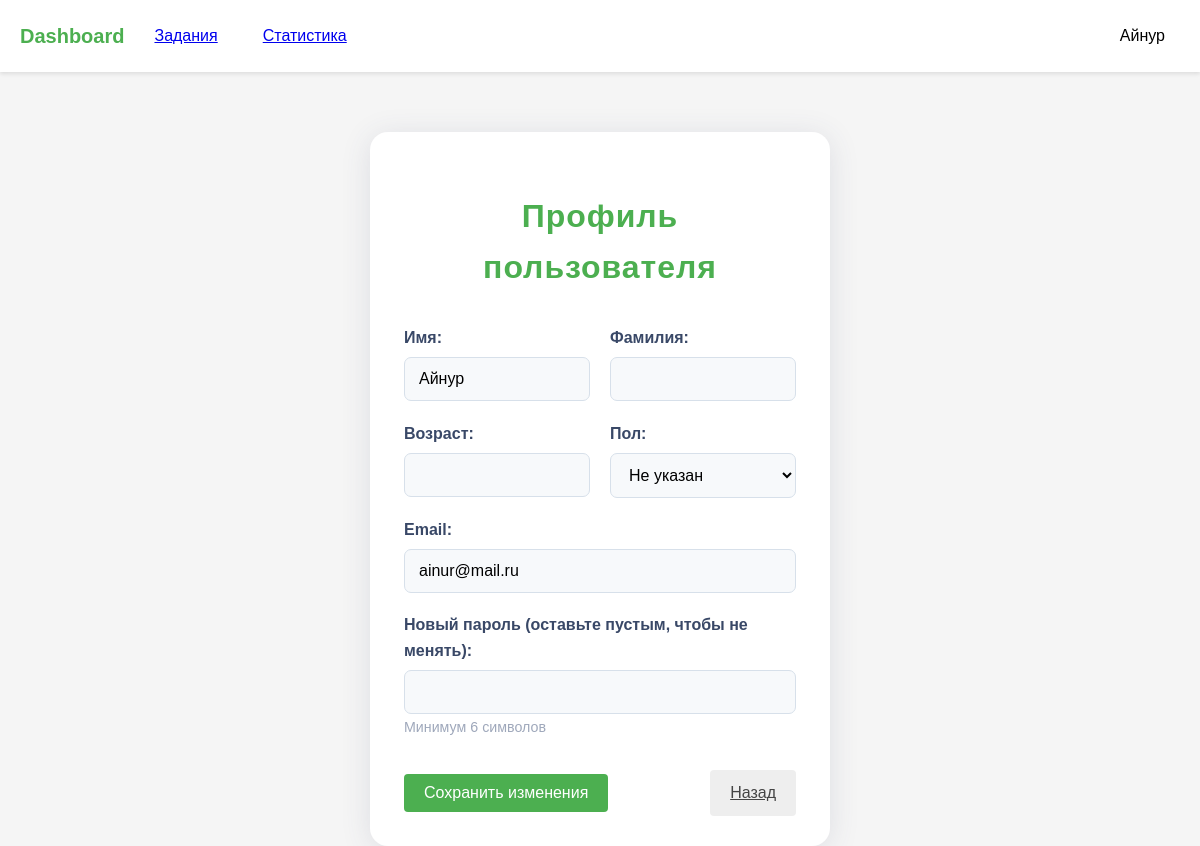
Page /profile (signed in) on the earlier database version.
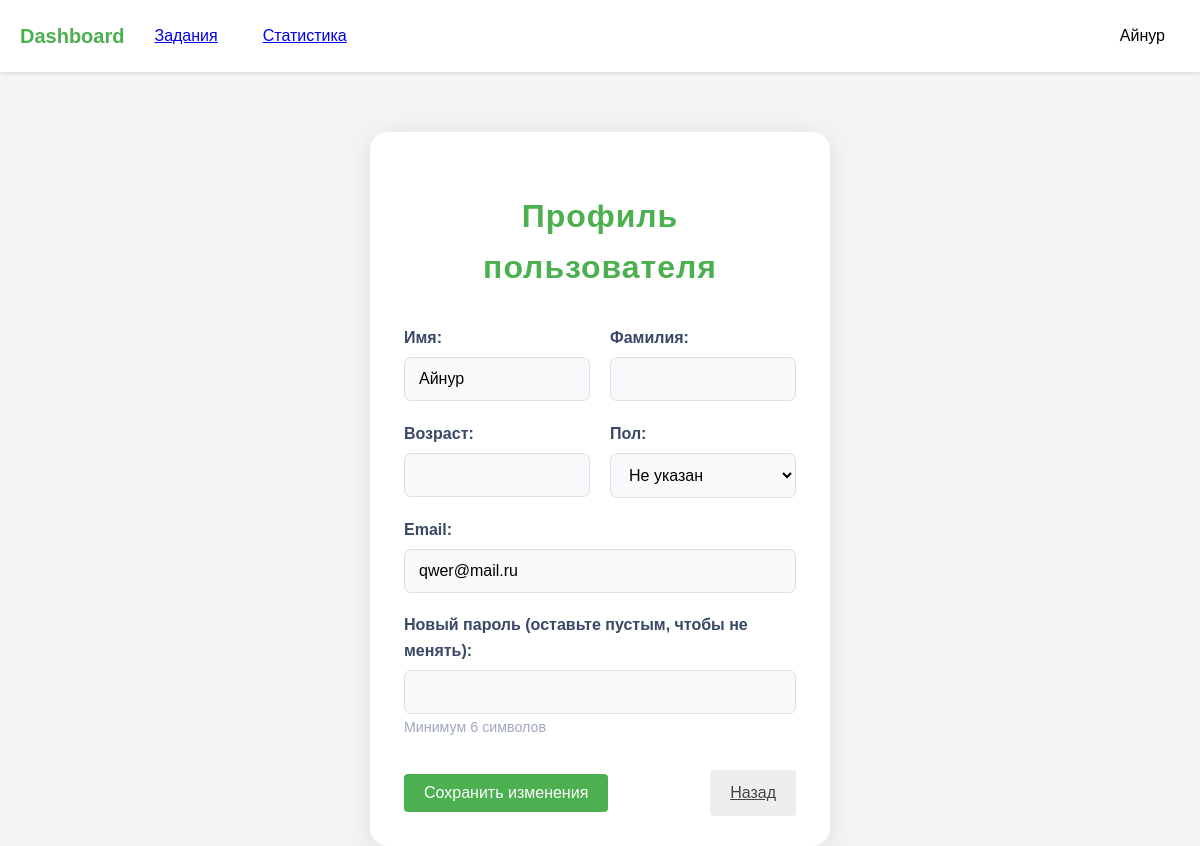
Same page on the later database version.
### models.py (models this page shows)
class User(UserMixin, db.Model):
    id = db.Column(db.Integer, primary_key=True)
    name = db.Column(db.String(150))
    email = db.Column(db.String(150), unique=True)
    password = db.Column(db.String(150))
    role = db.Column(db.String(50))  # 'student' or 'teacher'
    group = db.Column(db.String(50))
    first_name = db.Column(db.String(150))
    last_name = db.Column(db.String(150))
    age = db.Column(db.Integer)
    gender = db.Column(db.String(10))  # 'male', 'female', 'other'
    students = db.relationship(
        'User',
        secondary=teacher_student,
        primaryjoin=(id == teacher_student.c.teacher_id),
        secondaryjoin=(id == teacher_student.c.student_id),
        backref=db.backref('teachers', lazy='dynamic'),
        lazy='dynamic'
    )

### main.py (the view, shortened to what this page needs)
@main.route('/profile', methods=['GET', 'POST'])
@login_required
def profile():
    return render_template('profile.html', user=current_user)

### app.py (called while the page is built)
def create_app():
    app = Flask(__name__)
    app.config['SECRET_KEY'] = 'your_secret_key'
    app.config['SQLALCHEMY_DATABASE_URI'] = 'sqlite:///data.db'
    app.config['SQLALCHEMY_TRACK_MODIFICATIONS'] = False
    app.config['TEMPLATES_AUTO_RELOAD'] = True
    db.init_app(app)
    login_manager.init_app(app)
    login_manager.login_view = 'auth.login'
    from models import User
    @login_manager.user_loader
    def load_user(user_id):
        return User.query.get(int(user_id))
    from auth import auth as auth_blueprint
    app.register_blueprint(auth_blueprint)
    from main import main as main_blueprint
    app.register_blueprint(main_blueprint)
    return app

### templates/profile.html (shortened to what this page needs)
{% extends "base.html" %}
{% block content %}
<div class="profile-card">
    <h1>Профиль пользователя</h1>
    <form method="POST" class="profile-form">
        <div class="form-row">
            <div class="form-group">
                <label for="name">Имя:</label>
                <input type="text" id="name" name="name"
                       value="{{ user.name or '' }}" class="form-input">
            </div>
            <div class="form-group">
                <label for="last_name">Фамилия:</label>
                <input type="text" id="last_name" name="last_name"
                       value="{{ user.last_name or '' }}" class="form-input">
            </div>
        </div>
        <div class="form-row">
            <div class="form-group">
                <label for="age">Возраст:</label>
                <input type="number" id="age" name="age"
                       value="{{ user.age or '' }}" min="1" max="120" class="form-input">
            </div>
            <div class="form-group">
                <label for="gender">Пол:</label>
                <select id="gender" name="gender" class="form-input">
                    <option value="">Не указан</option>
                </select>
            </div>
        </div>
        <div class="form-group">
            <label for="email">Email:</label>
            <input type="email" id="email" name="email"
                   value="{{ user.email }}" required class="form-input">
        </div>
        <div class="form-group">
            <label for="password">Новый пароль (оставьте пустым, чтобы не менять):</label>
            <input type="password" id="password" name="password" class="form-input">
            <small class="form-hint">Минимум 6 символов</small>
        </div>
        <div class="form-actions">
            <button type="submit" class="btn btn-primary">Сохранить изменения</button>
            <a href="{{ url_for('main.dashboard') }}" class="btn btn-secondary">Назад</a>
        </div>
    </form>
</div>
{% endblock %}

### templates/base.html (shortened to what this page needs)
<!DOCTYPE html>
<html lang="ru">
<head>
    <link rel="stylesheet" href="../static/style.css">
</head>
<body>
    <header class="header">
        <nav class="navbar">
            <div class="nav-left">
                <a href="{{ url_for('main.dashboard') }}" class="logo">Dashboard</a>
                {% if current_user.is_authenticated %}
                    {% if current_user.role == 'teacher' %}
                        <a href="{{ url_for('main.create_assignment') }}" class="nav-btn">Задания</a>
                    {% else %}
                        <a href="{{ url_for('main.assignments_list') }}" class="nav-btn">Задания</a>
                    {% endif %}
                    <a href="{{ url_for('main.statistics') }}" class="nav-btn">Статистика</a>
                {% endif %}
            </div>
            <div class="nav-right">
                {% if current_user.is_authenticated %}
                <div class="profile-dropdown">
                    <button class="nav-btn profile-btn">{{ current_user.name }}{% if current_user.last_name %} {{ current_user.last_name }}{% endif %}</button>
                </div>
                {% else %}
                <a href="{{ url_for('auth.login') }}" class="nav-btn">Вход</a>
                {% endif %}
            </div>
        </nav>
    </header>
    <main>
        {% block content %}{% endblock %}
    </main>
</body>
</html>

Differences in the rows shown:
changed User "Айнур": email "ainur@mail.ru" → "qwer@mail.ru"
